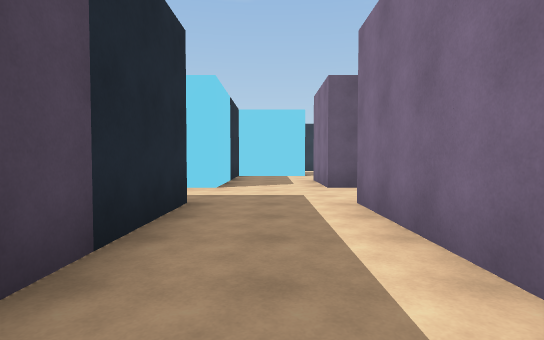
View 1 (above)

24 first-person views from a walk through a Unity game level. The camera is 1.3 m above the floor, tilts 2° down and sees 80° across. The floor is counted in squares, 2 m on a side. Each view is taken from the middle of a square. On the plan, view 1 faces up. The plan holds only what a view shows up to about 10 squares ahead; the rest is blank. The player character is not drawn.

View 2
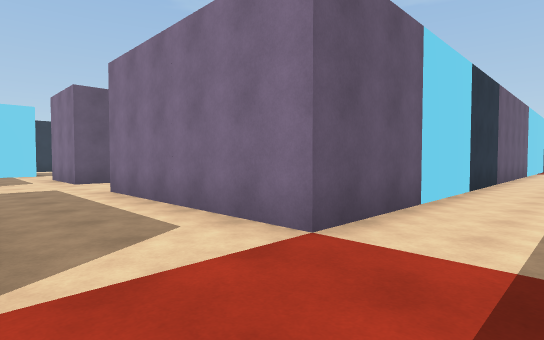

View 3
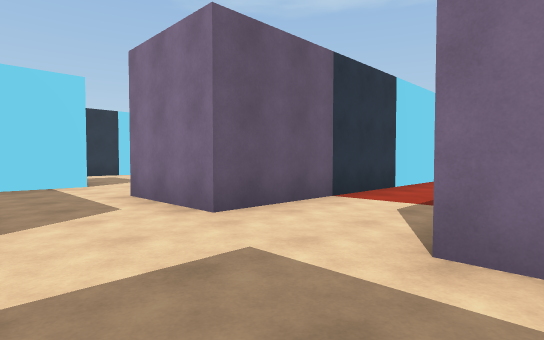

View 4
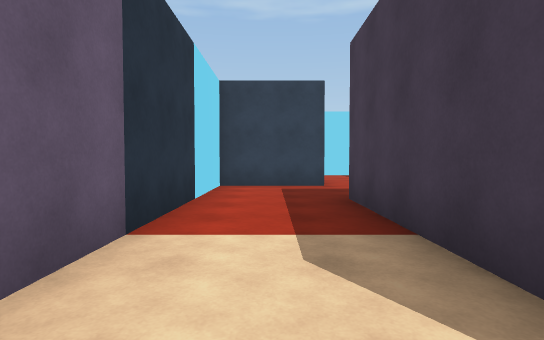

View 5
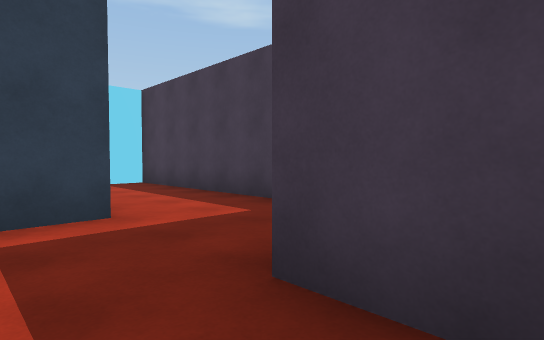

View 6
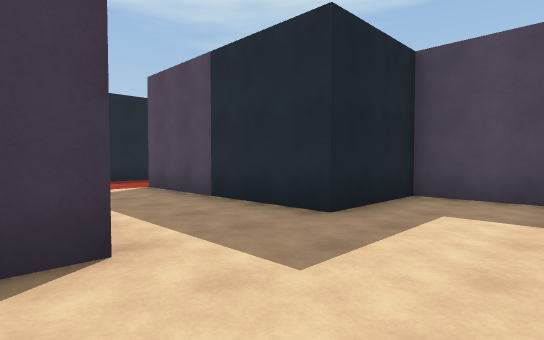

View 7
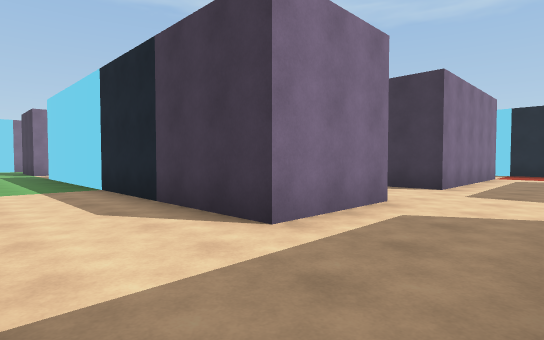

View 8
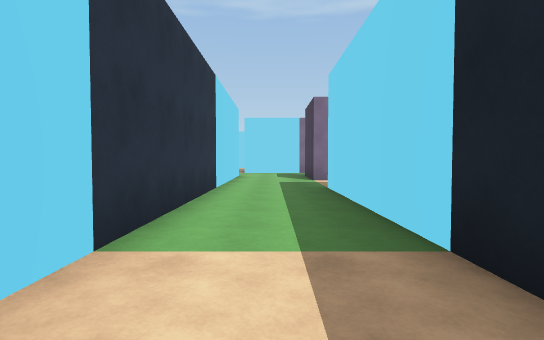

View 9
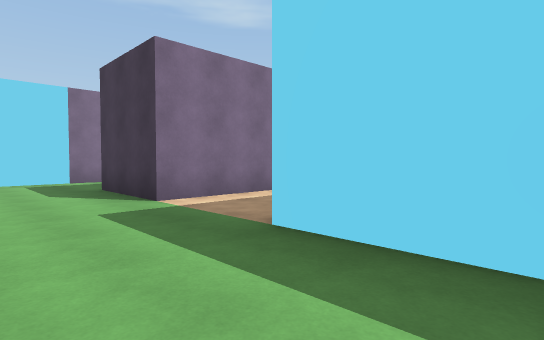

View 10
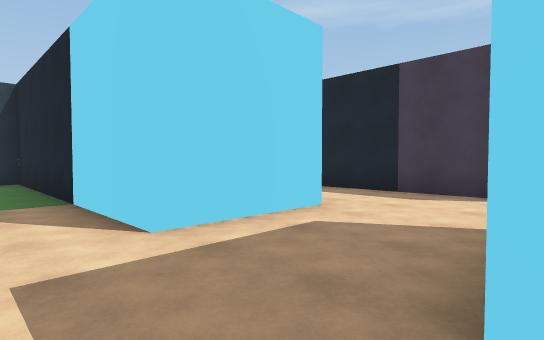

View 11
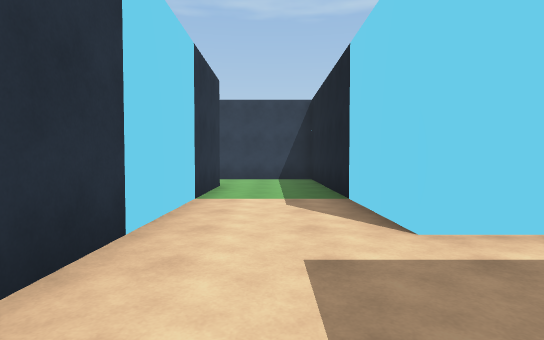

View 12
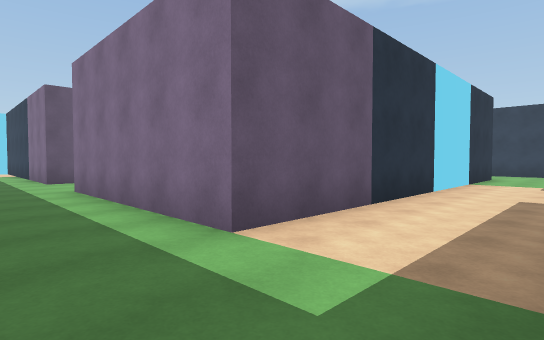

View 13
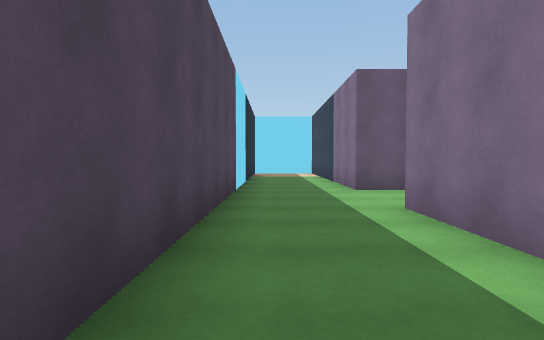

View 14
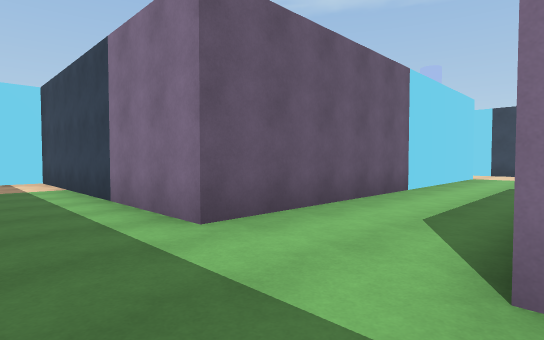

View 15
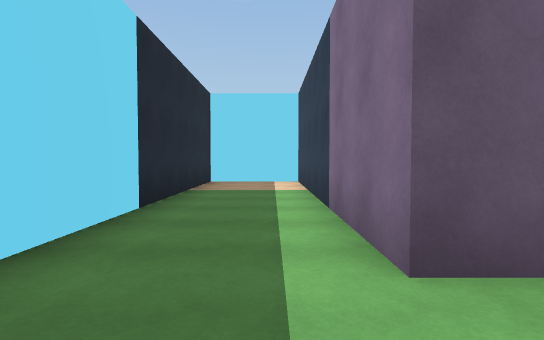

View 16
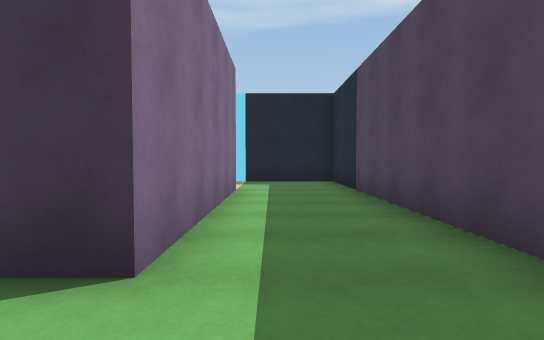

View 17
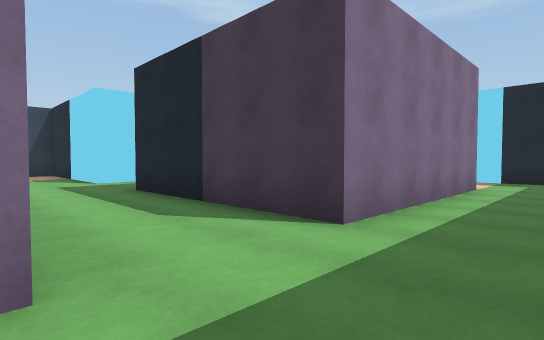

View 18
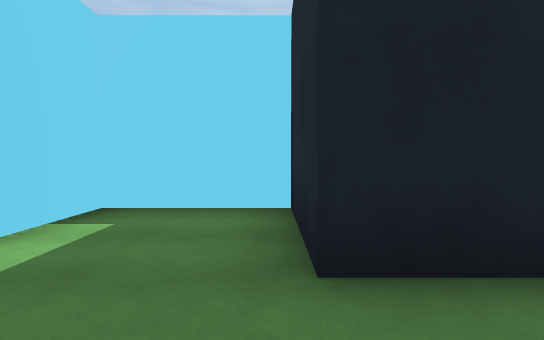

View 19
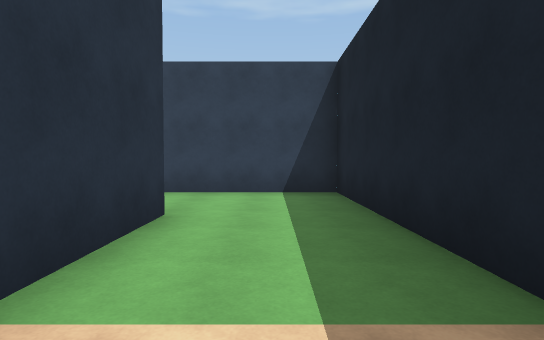

View 20
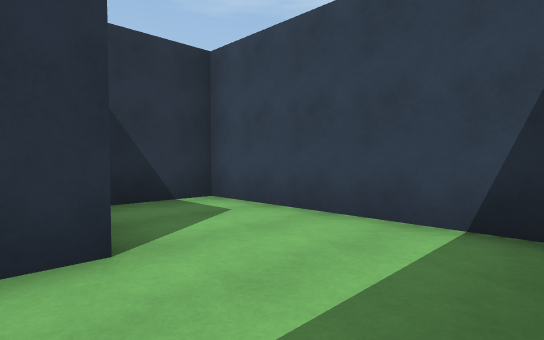

View 21
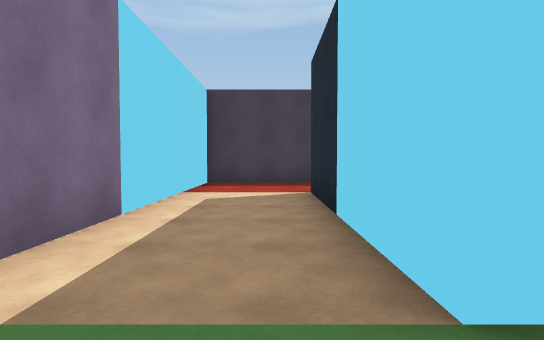

View 22
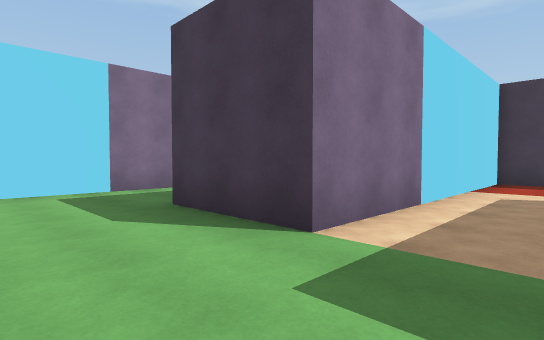

View 23
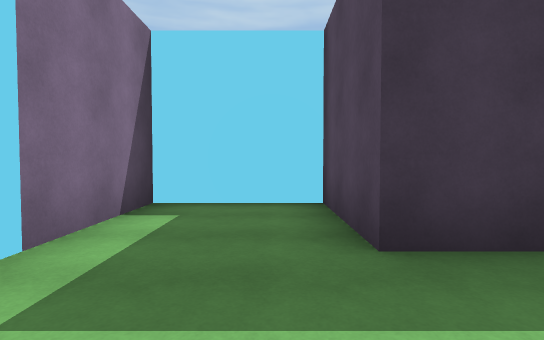

View 24
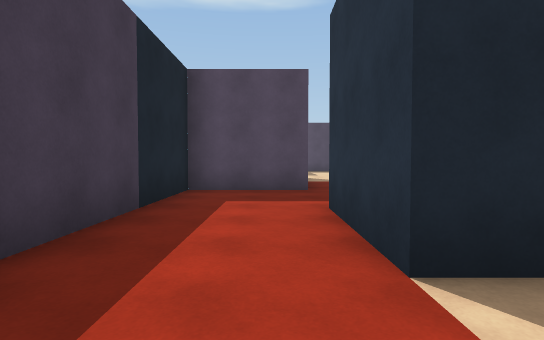

### Floor plan
Points are (right, up) in squares from view 1. A wall is a line through its corners. A room is listed if a view was taken in it or the views show most of it. See-through windows are left out.
Room 1 (views 1, 2, 3, 4, 5, 6, 7, 8, 9, 21, 22, 23, 24)
walls: (8.7, 4.8) (8.7, 7.2) (1.3, 7.2) (1.3, 9.7) (11.2, 9.7) (11.2, 4.8) (8.7, 4.8); (11.5, -0.3) (1.3, -0.3) (1.3, 4.7) (6.3, 4.7) (6.3, 2.3) (13.7, 2.3) (13.7, 9.7) (16.2, 9.7) (16.2, 7.3) (18.7, 7.3) (18.7, 11.5); (3.7, 12.2) (3.7, 14.7); (1.2, 12.2) (-0.4, 12.2); (-1.2, 10) (-1.2, 7.2) (-2, 7.2); (14, 12.2) (5.4, 12.2); (-3.7, 6.5) (-3.7, 4.7) (-1.2, 4.7) (-1.2, -0.2); (-2.4, -2.7) (-1.2, -2.7)
ways out: opening at (2.5, 13.5) to room 2
Room 2 (views 10, 11, 12, 13, 14, 15, 16, 17, 18, 19, 20)
walls: (3.7, 14.7) (11.3, 14.7) (11.3, 19.7) (9.5, 19.7); (6.5, 24.7) (-1.2, 24.7) (-1.2, 32.2) (-3.7, 32.2) (-3.7, 14.7) (-0.6, 14.7); (8.9, 17.2) (-1.2, 17.2) (-1.2, 22.2) (3.7, 22.2) (3.7, 19.8) (6.2, 19.8) (6.2, 22.2)
ways out: opening at (2.5, 13.5) to room 1; opening at (7.5, 23.5)

Positions as (right, up) in squares from view 1, and headings:
1: (0, 0), facing up
2: (-1, -2), facing up-right
3: (-1, 4), facing up-right
4: (1, 6), facing right
5: (5, 6), facing down-right
6: (2, 7), facing down-left
7: (-1, 12), facing down-right
8: (4, 11), facing right
9: (9, 12), facing down-right
10: (1, 16), facing down-right
11: (1, 16), facing right
12: (-3, 15), facing up-right
13: (-3, 18), facing up
14: (-3, 22), facing up-right
15: (-2, 23), facing up
16: (-2, 24), facing down
17: (-3, 25), facing down-right
18: (4, 24), facing down
19: (5, 16), facing right
20: (8, 15), facing up-right
21: (12, 11), facing down
22: (12, 12), facing down-right
23: (17, 12), facing down
24: (13, 4), facing left
